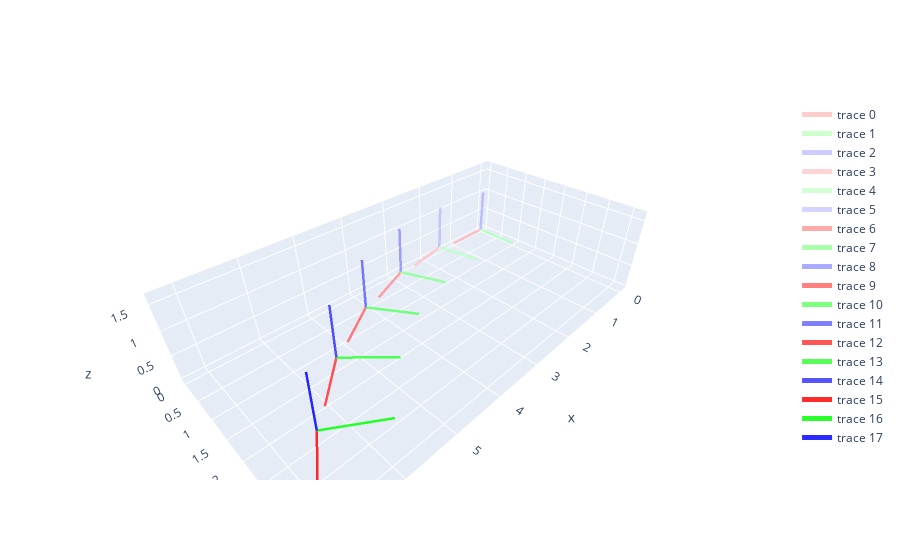

Here is the notebook cell this chart was saved with:
### Code cell
# Create a 3D figure
fig = go.Figure()
fig.update_layout(
    scene=dict(
        aspectmode='data'  # ensures all axes are scaled equally
    )
)

#initialize 3x3 rotation matrix
euler_angles = [0.,0.,0.] #rotation about xaxis, yaxis, zaxis
# print("\n rotation matrix (3x3) \n", rotm, "\n")

#initialize translation vector
trans_vec = np.array([[0., 0., 0]]) #[x, y, z]
# print("\n translation vector (3x1) \n", trans_vec)

#resize rotation matrix to 4x4 so it can be used with homogenous cooridnates
#update homo_trans to include translation as well
print("\n homogenous transformation matrix (4x4) for pose 0 \n", homo_trans ,"\n")


runLen = 5

draw_frame(fig, np.eye(4), alpha = 1/runLen)
homo_trans = np.eye(4)

for i in range(runLen):
    #update translation
    new_trans_step = np.array([1.5, 0, .1])
    
    #update rotation
    new_euler_angle_step = np.array([0, -0.01, 0.2])
    new_rotm_step = R.from_euler('xyz', new_euler_angle_step).as_matrix()
    
    #update homo_trans_step
    homo_trans_step = np.append(np.append(new_rotm_step, np.zeros([3,1]), axis = 1), np.array([[0,0,0,1]]), axis = 0)
    homo_trans_step[:3,-1] = new_trans_step
    
    
    #update overall transform
    homo_trans = homo_trans @ homo_trans_step
    
#     print("\n overall homogenous transformation matrix (4x4) for pose", i + 1, "\n", homo_trans ,"\n")
#     print("\n just since the last frame \n", homo_trans_step, "\n")
    
    #add to figure
    draw_frame(fig, homo_trans, (i+1)/(runLen+1))

fig.show()

### Figure 1 — Plotly figure (JSON) as saved in the notebook; plotly's stock layout.template omitted (floating-point values rounded to 4 significant figures)
{"data": [{"line": {"color": "rgba(255, 0, 0, 0.2)", "width": 5}, "mode": "lines", "type": "scatter3d", "x": [0, 1], "y": [0, 0], "z": [0, 0]}, {"line": {"color": "rgba(0, 255, 0, 0.2)", "width": 5}, "mode": "lines", "type": "scatter3d", "x": [0, 0], "y": [0, 1], "z": [0, 0]}, {"line": {"color": "rgba(0, 0, 255, 0.2)", "width": 5}, "mode": "lines", "type": "scatter3d", "x": [0, 0], "y": [0, 0], "z": [0, 1]}, {"line": {"color": "rgba(255, 0, 0, 0.16666666666666666)", "width": 5}, "mode": "lines", "type": "scatter3d", "x": [1.5, 2.48], "y": [0, 0.1987], "z": [0.1, 0.11]}, {"line": {"color": "rgba(0, 255, 0, 0.16666666666666666)", "width": 5}, "mode": "lines", "type": "scatter3d", "x": [1.5, 1.301], "y": [0, 0.9801], "z": [0.1, 0.1]}, {"line": {"color": "rgba(0, 0, 255, 0.16666666666666666)", "width": 5}, "mode": "lines", "type": "scatter3d", "x": [1.5, 1.49], "y": [0, -0.001987], "z": [0.1, 1.1]}, {"line": {"color": "rgba(255, 0, 0, 0.3333333333333333)", "width": 5}, "mode": "lines", "type": "scatter3d", "x": [2.969, 3.89], "y": [0.2978, 0.6872], "z": [0.215, 0.2348]}, {"line": {"color": "rgba(0, 255, 0, 0.3333333333333333)", "width": 5}, "mode": "lines", "type": "scatter3d", "x": [2.969, 2.58], "y": [0.2978, 1.219], "z": [0.215, 0.213]}, {"line": {"color": "rgba(0, 0, 255, 0.3333333333333333)", "width": 5}, "mode": "lines", "type": "scatter3d", "x": [2.969, 2.95], "y": [0.2978, 0.2919], "z": [0.215, 1.215]}, {"line": {"color": "rgba(255, 0, 0, 0.5)", "width": 5}, "mode": "lines", "type": "scatter3d", "x": [4.348, 5.173], "y": [0.8813, 1.446], "z": [0.3447, 0.3737]}, {"line": {"color": "rgba(0, 255, 0, 0.5)", "width": 5}, "mode": "lines", "type": "scatter3d", "x": [4.348, 3.784], "y": [0.8813, 1.707], "z": [0.3447, 0.3388]}, {"line": {"color": "rgba(0, 0, 255, 0.5)", "width": 5}, "mode": "lines", "type": "scatter3d", "x": [4.348, 4.321], "y": [0.8813, 0.8697], "z": [0.3447, 1.344]}, {"line": {"color": "rgba(255, 0, 0, 0.6666666666666666)", "width": 5}, "mode": "lines", "type": "scatter3d", "x": [5.583, 6.279], "y": [1.727, 2.444], "z": [0.4881, 0.5254]}, {"line": {"color": "rgba(0, 255, 0, 0.6666666666666666)", "width": 5}, "mode": "lines", "type": "scatter3d", "x": [5.583, 4.866], "y": [1.727, 2.424], "z": [0.4881, 0.4766]}, {"line": {"color": "rgba(0, 0, 255, 0.6666666666666666)", "width": 5}, "mode": "lines", "type": "scatter3d", "x": [5.583, 5.549], "y": [1.727, 1.708], "z": [0.4881, 1.487]}, {"line": {"color": "rgba(255, 0, 0, 0.8333333333333334)", "width": 5}, "mode": "lines", "type": "scatter3d", "x": [6.624, 7.163], "y": [2.801, 3.642], "z": [0.6439, 0.6882]}, {"line": {"color": "rgba(0, 255, 0, 0.8333333333333334)", "width": 5}, "mode": "lines", "type": "scatter3d", "x": [6.624, 5.782], "y": [2.801, 3.341], "z": [0.6439, 0.6252]}, {"line": {"color": "rgba(0, 0, 255, 0.8333333333333334)", "width": 5}, "mode": "lines", "type": "scatter3d", "x": [6.624, 6.584], "y": [2.801, 2.773], "z": [0.6439, 1.643]}], "layout": {"autosize": true, "scene": {"aspectmode": "data", "aspectratio": {"x": 2.047, "y": 1.041, "z": 0.4694}}}}
